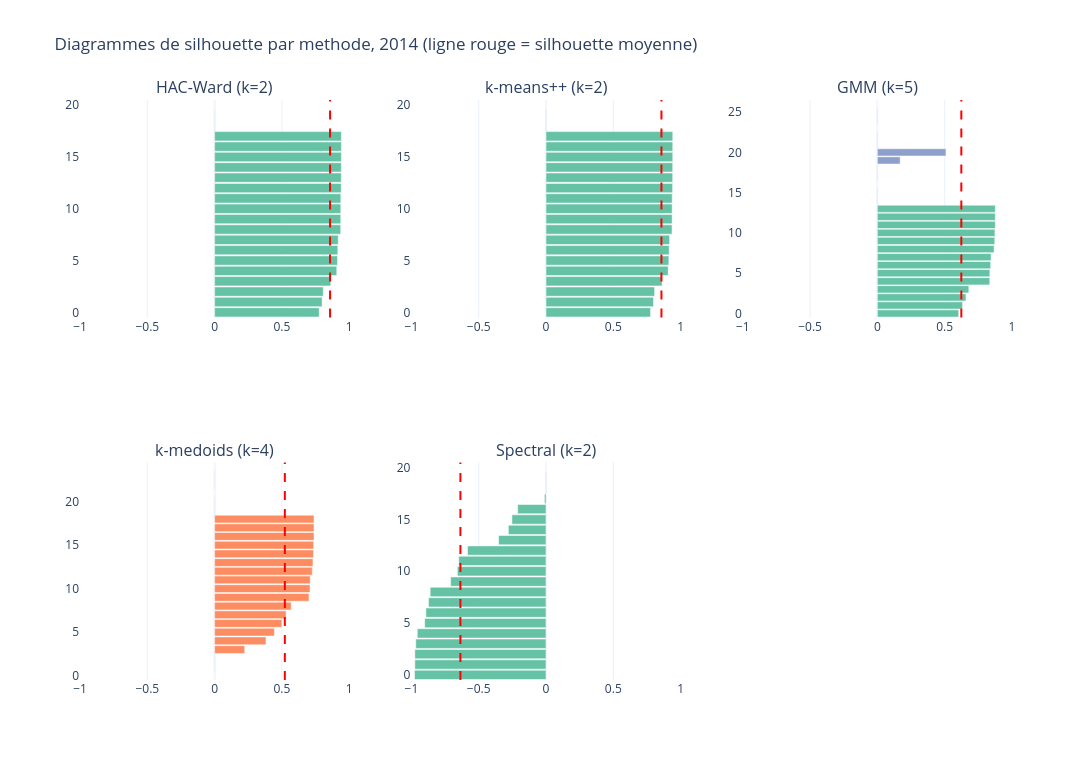

This figure's notebook cell:
### Code cell
fig_sil = make_subplots(
    rows=n_rows, cols=n_cols,
    subplot_titles=[f"{m} (k={int(meilleurs_par_methode.loc[m, 'k'])})" for m in methodes_ordre],
)

for idx, methode in enumerate(methodes_ordre):
    row, col = idx // n_cols + 1, idx % n_cols + 1
    labels = labels_par_methode[methode]
    valeurs_sil = silhouette_samples(X, labels)
    score_moyen = valeurs_sil.mean()

    y_offset = 0
    for cluster_id in sorted(set(labels)):
        valeurs_cluster = np.sort(valeurs_sil[labels == cluster_id])
        n_cluster = len(valeurs_cluster)
        fig_sil.add_trace(go.Bar(
            x=valeurs_cluster, y=list(range(y_offset, y_offset + n_cluster)),
            orientation='h', marker=dict(color=palette[cluster_id % len(palette)]),
            showlegend=False, width=0.9,
        ), row=row, col=col)
        y_offset += n_cluster + 2

    fig_sil.add_vline(x=score_moyen, line=dict(color='red', dash='dash'), row=row, col=col)

fig_sil.update_layout(
    height=380 * n_rows, width=420 * n_cols, template='plotly_white',
    title_text=f"Diagrammes de silhouette par methode, {ANNEE_ETUDE} (ligne rouge = silhouette moyenne)",
)
fig_sil.update_xaxes(range=[-1, 1])

chemin_sil = BASE / 'figures' / f'silhouette_par_methode_{ANNEE_ETUDE}.png'
fig_sil.write_image(chemin_sil, scale=2)
print(f"Diagrammes de silhouette sauvegardes -> {chemin_sil}")
fig_sil.show()

### Figure 1 — Plotly figure (JSON) as saved in the notebook; plotly's stock layout.template omitted (floating-point values rounded to 4 significant figures)
{"data": [{"marker": {"color": "rgb(102,194,165)"}, "orientation": "h", "showlegend": false, "type": "bar", "width": 0.9, "x": [0.7768, 0.7985, 0.8069, 0.8627, 0.9074, 0.9126, 0.9151, 0.918, 0.9365, 0.9371, 0.9372, 0.9376, 0.9404, 0.9411, 0.9412, 0.9416, 0.9416, 0.9416], "xaxis": "x", "y": [0, 1, 2, 3, 4, 5, 6, 7, 8, 9, 10, 11, 12, 13, 14, 15, 16, 17], "yaxis": "y"}, {"marker": {"color": "rgb(252,141,98)"}, "orientation": "h", "showlegend": false, "type": "bar", "width": 0.9, "x": [0.0], "xaxis": "x", "y": [20], "yaxis": "y"}, {"marker": {"color": "rgb(102,194,165)"}, "orientation": "h", "showlegend": false, "type": "bar", "width": 0.9, "x": [0.7768, 0.7985, 0.8069, 0.8627, 0.9074, 0.9126, 0.9151, 0.918, 0.9365, 0.9371, 0.9372, 0.9376, 0.9404, 0.9411, 0.9412, 0.9416, 0.9416, 0.9416], "xaxis": "x2", "y": [0, 1, 2, 3, 4, 5, 6, 7, 8, 9, 10, 11, 12, 13, 14, 15, 16, 17], "yaxis": "y2"}, {"marker": {"color": "rgb(252,141,98)"}, "orientation": "h", "showlegend": false, "type": "bar", "width": 0.9, "x": [0.0], "xaxis": "x2", "y": [20], "yaxis": "y2"}, {"marker": {"color": "rgb(102,194,165)"}, "orientation": "h", "showlegend": false, "type": "bar", "width": 0.9, "x": [0.604, 0.6326, 0.658, 0.6791, 0.8347, 0.8354, 0.8416, 0.8444, 0.8669, 0.8719, 0.8733, 0.876, 0.8761, 0.8761], "xaxis": "x3", "y": [0, 1, 2, 3, 4, 5, 6, 7, 8, 9, 10, 11, 12, 13], "yaxis": "y3"}, {"marker": {"color": "rgb(252,141,98)"}, "orientation": "h", "showlegend": false, "type": "bar", "width": 0.9, "x": [0.0], "xaxis": "x3", "y": [16], "yaxis": "y3"}, {"marker": {"color": "rgb(141,160,203)"}, "orientation": "h", "showlegend": false, "type": "bar", "width": 0.9, "x": [0.1691, 0.5093], "xaxis": "x3", "y": [19, 20], "yaxis": "y3"}, {"marker": {"color": "rgb(231,138,195)"}, "orientation": "h", "showlegend": false, "type": "bar", "width": 0.9, "x": [0.0], "xaxis": "x3", "y": [23], "yaxis": "y3"}, {"marker": {"color": "rgb(166,216,84)"}, "orientation": "h", "showlegend": false, "type": "bar", "width": 0.9, "x": [0.0], "xaxis": "x3", "y": [26], "yaxis": "y3"}, {"marker": {"color": "rgb(102,194,165)"}, "orientation": "h", "showlegend": false, "type": "bar", "width": 0.9, "x": [0.0], "xaxis": "x4", "y": [0], "yaxis": "y4"}, {"marker": {"color": "rgb(252,141,98)"}, "orientation": "h", "showlegend": false, "type": "bar", "width": 0.9, "x": [0.2235, 0.3814, 0.4439, 0.4997, 0.5309, 0.5689, 0.7009, 0.7085, 0.7101, 0.7254, 0.7306, 0.7346, 0.7359, 0.7382, 0.7382, 0.7382], "xaxis": "x4", "y": [3, 4, 5, 6, 7, 8, 9, 10, 11, 12, 13, 14, 15, 16, 17, 18], "yaxis": "y4"}, {"marker": {"color": "rgb(141,160,203)"}, "orientation": "h", "showlegend": false, "type": "bar", "width": 0.9, "x": [0.0], "xaxis": "x4", "y": [21], "yaxis": "y4"}, {"marker": {"color": "rgb(231,138,195)"}, "orientation": "h", "showlegend": false, "type": "bar", "width": 0.9, "x": [0.0], "xaxis": "x4", "y": [24], "yaxis": "y4"}, {"marker": {"color": "rgb(102,194,165)"}, "orientation": "h", "showlegend": false, "type": "bar", "width": 0.9, "x": [-0.9766, -0.9744, -0.9744, -0.9676, -0.9561, -0.9013, -0.8923, -0.8729, -0.8604, -0.7083, -0.6583, -0.6484, -0.583, -0.352, -0.2795, -0.2533, -0.2105, -0.01167], "xaxis": "x5", "y": [0, 1, 2, 3, 4, 5, 6, 7, 8, 9, 10, 11, 12, 13, 14, 15, 16, 17], "yaxis": "y5"}, {"marker": {"color": "rgb(252,141,98)"}, "orientation": "h", "showlegend": false, "type": "bar", "width": 0.9, "x": [0.0], "xaxis": "x5", "y": [20], "yaxis": "y5"}], "layout": {"annotations": [{"font": {"size": 16}, "showarrow": false, "text": "HAC-Ward (k=2)", "x": 0.1444, "xanchor": "center", "xref": "paper", "y": 1, "yanchor": "bottom", "yref": "paper"}, {"font": {"size": 16}, "showarrow": false, "text": "k-means++ (k=2)", "x": 0.5, "xanchor": "center", "xref": "paper", "y": 1, "yanchor": "bottom", "yref": "paper"}, {"font": {"size": 16}, "showarrow": false, "text": "GMM (k=5)", "x": 0.8556, "xanchor": "center", "xref": "paper", "y": 1, "yanchor": "bottom", "yref": "paper"}, {"font": {"size": 16}, "showarrow": false, "text": "k-medoids (k=4)", "x": 0.1444, "xanchor": "center", "xref": "paper", "y": 0.375, "yanchor": "bottom", "yref": "paper"}, {"font": {"size": 16}, "showarrow": false, "text": "Spectral (k=2)", "x": 0.5, "xanchor": "center", "xref": "paper", "y": 0.375, "yanchor": "bottom", "yref": "paper"}], "height": 760, "shapes": [{"line": {"color": "red", "dash": "dash"}, "type": "line", "x0": 0.8576, "x1": 0.8576, "xref": "x", "y0": 0, "y1": 1, "yref": "y domain"}, {"line": {"color": "red", "dash": "dash"}, "type": "line", "x0": 0.8576, "x1": 0.8576, "xref": "x2", "y0": 0, "y1": 1, "yref": "y2 domain"}, {"line": {"color": "red", "dash": "dash"}, "type": "line", "x0": 0.6236, "x1": 0.6236, "xref": "x3", "y0": 0, "y1": 1, "yref": "y3 domain"}, {"line": {"color": "red", "dash": "dash"}, "type": "line", "x0": 0.5215, "x1": 0.5215, "xref": "x4", "y0": 0, "y1": 1, "yref": "y4 domain"}, {"line": {"color": "red", "dash": "dash"}, "type": "line", "x0": -0.6358, "x1": -0.6358, "xref": "x5", "y0": 0, "y1": 1, "yref": "y5 domain"}], "title": {"text": "Diagrammes de silhouette par methode, 2014 (ligne rouge = silhouette moyenne)"}, "width": 1260, "xaxis": {"anchor": "y", "domain": [0, 0.2889], "range": [-1, 1]}, "xaxis2": {"anchor": "y2", "domain": [0.3556, 0.6444], "range": [-1, 1]}, "xaxis3": {"anchor": "y3", "domain": [0.7111, 1], "range": [-1, 1]}, "xaxis4": {"anchor": "y4", "domain": [0, 0.2889], "range": [-1, 1]}, "xaxis5": {"anchor": "y5", "domain": [0.3556, 0.6444], "range": [-1, 1]}, "xaxis6": {"anchor": "y6", "domain": [0.7111, 1], "range": [-1, 1]}, "yaxis": {"anchor": "x", "domain": [0.625, 1]}, "yaxis2": {"anchor": "x2", "domain": [0.625, 1]}, "yaxis3": {"anchor": "x3", "domain": [0.625, 1]}, "yaxis4": {"anchor": "x4", "domain": [0, 0.375]}, "yaxis5": {"anchor": "x5", "domain": [0, 0.375]}, "yaxis6": {"anchor": "x6", "domain": [0, 0.375]}}}
